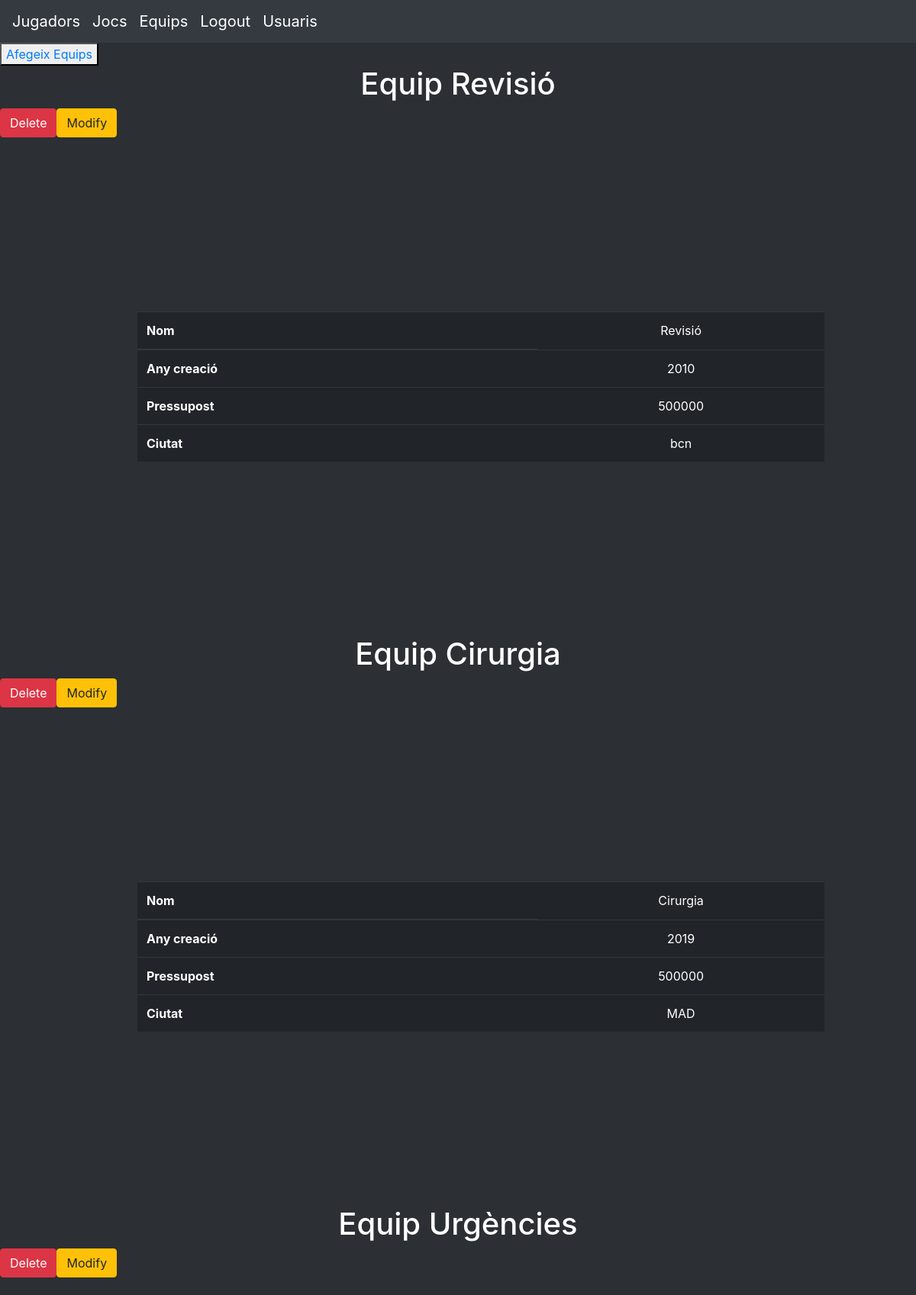
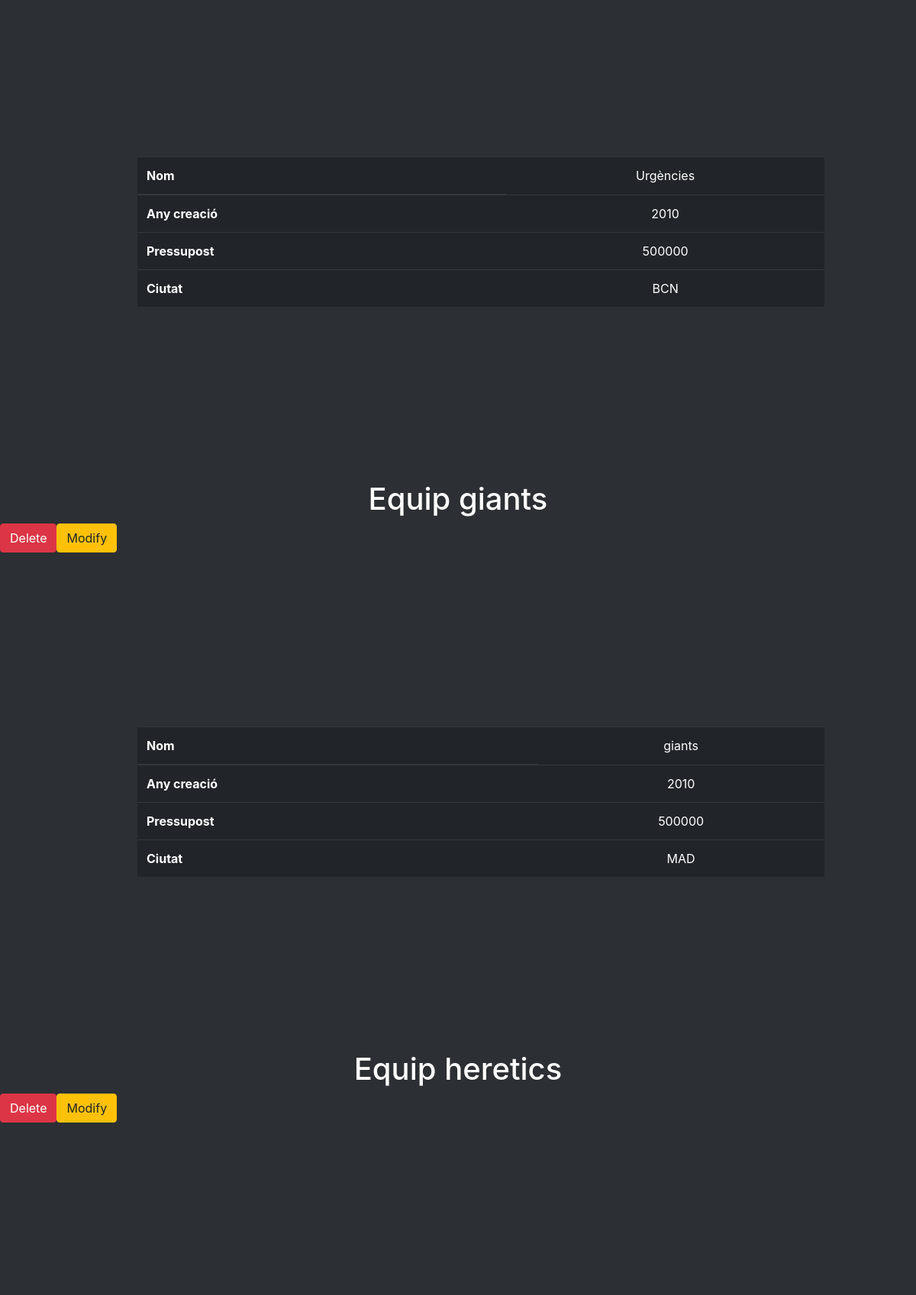
The app's page /equips/ (signed in, upper part) with its own data (2 pictures, top to bottom).
### tables this page shows
CREATE TABLE Equips (id integer CONSTRAINT Albums_pk PRIMARY KEY AUTOINCREMENT REFERENCES jocs, nom text, any_creacio text, pressupost TEXT, ciutat text);

### narcis_app.py (the view)
@app.route('/equips/')
@login_required
def equips():
    equips = db_esports.taula_equips()
    return render_template('equips.html', datos=equips)

### db_esports.py (called while the page is built)
def taula_equips():
    conn = sqlite3.connect('db.db')
    sql = 'SELECT id, nom, any_creacio,pressupost,ciutat from Equips'
    cursor = conn.execute(sql)
    equips =[]
    for row in cursor:
        equip={}
        equip['id'] = row[0]
        equip['nom'] = row[1]
        equip['any_creacio'] = row[2]
        equip['pres'] = row[3]
        equip['ciutat'] = row[4]
        equips.append(equip)
    conn.close()
    return equips

### narcis_app.py (called while the page is built)
def login_required(f):
    @wraps(f)
    def decorated_function(*args, **kwargs):
        if not 'logged_in' in session:
            return redirect(url_for('login'))
        return f(*args, **kwargs)
    return decorated_function

### templates/equips.html (shortened to what this page needs)
<!DOCTYPE html>
<html lang="en">
<head>
    <link rel="stylesheet" href="/static/css/css.css"/>
    <link rel="stylesheet" href="https://maxcdn.bootstrapcdn.com/bootstrap/4.0.0/css/bootstrap.min.css"
/>
    <link rel="stylesheet" href="https://cdn.jsdelivr.net/npm/picnic">
</head>
<body class="bg-color">
    <nav class="navbar navbar-expand-lg navbar-dark bg-dark">
        <a class="navbar-brand" href="{{url_for('jugadors')}}">Jugadors</a>
        <a class="navbar-brand" href="{{url_for('jocs')}}">Jocs</a>
        <a class="navbar-brand" href="{{url_for('equips')}}">Equips</a>
        <a class="navbar-brand" href="{{url_for('logout')}}">Logout</a>
        <a class="navbar-brand" href="{{url_for('mostrarusurais')}}">Usuaris</a>
      </nav>
    <button >
        <a href="{{url_for('insert_equips')}}" class="button" >Afegeix Equips</a>
       </button>
{% for equip in datos %}
<h1 class="blanc">Equip {{equip.nom}}</h1>
<div class="table-responsive marge">
    <table class="table table-dark">
        <thead>
        <tr>
            <th>Nom</th>
            <td class="centre">{{equip.nom}}</td>
        </tr>
        </thead>
        <tbody>
        <tr>
            <th scope="row">Any creació</th>
            <td class="centre">{{equip.any_creacio}}</td>
        </tr>
        <tr>
            <th scope="row">Pressupost</th>
            <td class="centre">{{equip.pres}}</td>
        </tr>
        <tr>
            <th scope="row">Ciutat</th>
            <td class="centre">{{equip.ciutat}}</td>
        </tr>
        <a href="/equips/{{equip.id}}/delete" class="btn btn-danger" onclick="return confirm('Estas segur')">Delete</a>
        <a href="/equips/{{equip.id}}/modify" class="btn btn-warning">Modify</a>
    </tbody>
    </table>
</div>
{% endfor %}
</body>
</html>

### static/css/css.css (style rules this page uses)
table.table.table-dark { margin: 19%; margin-left: 15%; margin-right: 15%; width: 75%; }
td.centre { text-align: center; }
body.bg-color { background-color: #2c2f33; }
h1.blanc { color: white; text-align: center; }

### records on screen
Equips: nom "Revisió", any_creacio "2010", pres "500000", ciutat "bcn"
Equips: nom "Cirurgia", any_creacio "2019", pres "500000", ciutat "MAD"
Equips: nom "Urgències", any_creacio "2010", pres "500000", ciutat "BCN"
Equips: nom "giants", any_creacio "2010", pres "500000", ciutat "MAD"
Equips: nom "heretics"
